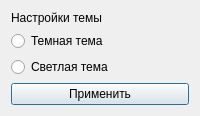
<?xml version="1.0" encoding="UTF-8"?>
<ui version="4.0">
 <class>SettingsDialog</class>
 <widget class="QDialog" name="SettingsDialog">
  <property name="windowTitle">
   <string>Настройки</string>
  </property>
  <layout class="QVBoxLayout" name="verticalLayout">
   <item>
    <widget class="QLabel" name="label">
     <property name="text">
      <string>Настройки темы</string>
     </property>
    </widget>
   </item>
   <item>
    <widget class="QRadioButton" name="darkThemeRadio">
     <property name="text">
      <string>Темная тема</string>
     </property>
    </widget>
   </item>
   <item>
    <widget class="QRadioButton" name="lightThemeRadio">
     <property name="text">
      <string>Светлая тема</string>
     </property>
    </widget>
   </item>
   <item>
    <widget class="QPushButton" name="applyButton">
     <property name="text">
      <string>Применить</string>
     </property>
    </widget>
   </item>
  </layout>
 </widget>
 <resources/>
 <connections/>
</ui>
